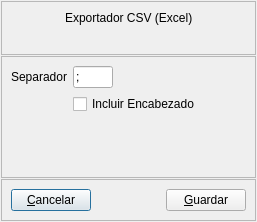
<?xml version="1.0" encoding="UTF-8"?>
<ui version="4.0">
 <class>CSVExporter</class>
 <widget class="QDialog" name="CSVExporter">
  <property name="geometry">
   <rect>
    <x>0</x>
    <y>0</y>
    <width>257</width>
    <height>222</height>
   </rect>
  </property>
  <property name="windowTitle">
   <string>Dialog</string>
  </property>
  <layout class="QVBoxLayout">
   <property name="spacing">
    <number>1</number>
   </property>
   <property name="leftMargin">
    <number>1</number>
   </property>
   <property name="topMargin">
    <number>1</number>
   </property>
   <property name="rightMargin">
    <number>1</number>
   </property>
   <property name="bottomMargin">
    <number>1</number>
   </property>
   <item>
    <widget class="QFrame" name="headerFrame">
     <property name="frameShape">
      <enum>QFrame::StyledPanel</enum>
     </property>
     <property name="frameShadow">
      <enum>QFrame::Raised</enum>
     </property>
     <layout class="QGridLayout">
      <item row="0" column="0" rowspan="2">
       <widget class="QLabel" name="label_2">
        <property name="maximumSize">
         <size>
          <width>48</width>
          <height>48</height>
         </size>
        </property>
        <property name="text">
         <string/>
        </property>
        <property name="pixmap">
         <pixmap resource="../icons.qrc">:/icons/48x48/spreadsheet.png</pixmap>
        </property>
       </widget>
      </item>
      <item row="0" column="1">
       <widget class="QLabel" name="windowNameLabel">
        <property name="text">
         <string>Exportador CSV (Excel)</string>
        </property>
       </widget>
      </item>
      <item row="1" column="1">
       <widget class="QLabel" name="windowCommentLabel">
        <property name="text">
         <string/>
        </property>
       </widget>
      </item>
     </layout>
    </widget>
   </item>
   <item>
    <widget class="QFrame" name="bodyFrame">
     <property name="frameShape">
      <enum>QFrame::StyledPanel</enum>
     </property>
     <property name="frameShadow">
      <enum>QFrame::Raised</enum>
     </property>
     <layout class="QGridLayout">
      <item row="0" column="0">
       <widget class="QLabel" name="label">
        <property name="text">
         <string>Separador</string>
        </property>
        <property name="buddy">
         <cstring>delimiterLineEdit</cstring>
        </property>
       </widget>
      </item>
      <item row="0" column="1">
       <widget class="QLineEdit" name="delimiterLineEdit">
        <property name="maximumSize">
         <size>
          <width>40</width>
          <height>16777215</height>
         </size>
        </property>
        <property name="inputMask">
         <string>X</string>
        </property>
        <property name="text">
         <string>;</string>
        </property>
       </widget>
      </item>
      <item row="0" column="2">
       <spacer>
        <property name="orientation">
         <enum>Qt::Horizontal</enum>
        </property>
        <property name="sizeHint" stdset="0">
         <size>
          <width>111</width>
          <height>20</height>
         </size>
        </property>
       </spacer>
      </item>
      <item row="1" column="1" colspan="2">
       <widget class="QCheckBox" name="headerCheckBox">
        <property name="text">
         <string>Incluir Encabezado</string>
        </property>
       </widget>
      </item>
      <item row="2" column="1">
       <spacer>
        <property name="orientation">
         <enum>Qt::Vertical</enum>
        </property>
        <property name="sizeHint" stdset="0">
         <size>
          <width>20</width>
          <height>40</height>
         </size>
        </property>
       </spacer>
      </item>
     </layout>
    </widget>
   </item>
   <item>
    <widget class="QFrame" name="footerFrame">
     <property name="frameShape">
      <enum>QFrame::StyledPanel</enum>
     </property>
     <property name="frameShadow">
      <enum>QFrame::Raised</enum>
     </property>
     <layout class="QHBoxLayout">
      <item>
       <widget class="QPushButton" name="cancelPushButton">
        <property name="toolTip">
         <string>Cancel</string>
        </property>
        <property name="text">
         <string>&amp;Cancelar</string>
        </property>
        <property name="icon">
         <iconset resource="../icons.qrc">
          <normaloff>:/icons/16x16/actions/button_cancel.png</normaloff>:/icons/16x16/actions/button_cancel.png</iconset>
        </property>
       </widget>
      </item>
      <item>
       <spacer>
        <property name="orientation">
         <enum>Qt::Horizontal</enum>
        </property>
        <property name="sizeHint" stdset="0">
         <size>
          <width>40</width>
          <height>20</height>
         </size>
        </property>
       </spacer>
      </item>
      <item>
       <widget class="QPushButton" name="savePushButton">
        <property name="toolTip">
         <string>Print Document</string>
        </property>
        <property name="text">
         <string>&amp;Guardar</string>
        </property>
        <property name="icon">
         <iconset resource="../icons.qrc">
          <normaloff>:/icons/16x16/actions/filesave.png</normaloff>:/icons/16x16/actions/filesave.png</iconset>
        </property>
       </widget>
      </item>
     </layout>
    </widget>
   </item>
  </layout>
 </widget>
 <resources>
  <include location="../icons.qrc"/>
 </resources>
 <connections>
  <connection>
   <sender>cancelPushButton</sender>
   <signal>clicked()</signal>
   <receiver>CSVExporter</receiver>
   <slot>reject()</slot>
   <hints>
    <hint type="sourcelabel">
     <x>565</x>
     <y>450</y>
    </hint>
    <hint type="destinationlabel">
     <x>470</x>
     <y>392</y>
    </hint>
   </hints>
  </connection>
  <connection>
   <sender>savePushButton</sender>
   <signal>clicked()</signal>
   <receiver>CSVExporter</receiver>
   <slot>accept()</slot>
   <hints>
    <hint type="sourcelabel">
     <x>480</x>
     <y>450</y>
    </hint>
    <hint type="destinationlabel">
     <x>367</x>
     <y>388</y>
    </hint>
   </hints>
  </connection>
 </connections>
</ui>
